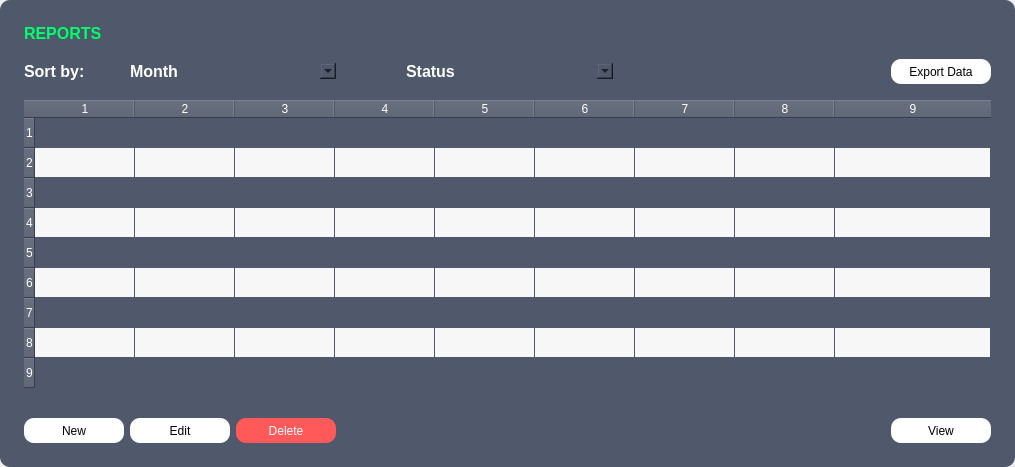
      <widget class="QWidget" name="pageReports">
       <property name="sizePolicy">
        <sizepolicy hsizetype="MinimumExpanding" vsizetype="MinimumExpanding">
         <horstretch>0</horstretch>
         <verstretch>0</verstretch>
        </sizepolicy>
       </property>
       <layout class="QGridLayout" name="gridLayout_7">
        <property name="leftMargin">
         <number>0</number>
        </property>
        <property name="topMargin">
         <number>0</number>
        </property>
        <property name="rightMargin">
         <number>0</number>
        </property>
        <property name="bottomMargin">
         <number>0</number>
        </property>
        <property name="spacing">
         <number>0</number>
        </property>
        <item row="0" column="0">
         <widget class="QFrame" name="frameReportsBackground">
          <property name="sizePolicy">
           <sizepolicy hsizetype="MinimumExpanding" vsizetype="MinimumExpanding">
            <horstretch>0</horstretch>
            <verstretch>0</verstretch>
           </sizepolicy>
          </property>
          <property name="accessibleDescription">
           <string>backgroundFrame</string>
          </property>
          <property name="styleSheet">
           <string notr="true">background-color: rgb(80,88,107);
border-radius: 10px;</string>
          </property>
          <property name="frameShape">
           <enum>QFrame::StyledPanel</enum>
          </property>
          <property name="frameShadow">
           <enum>QFrame::Raised</enum>
          </property>
          <layout class="QGridLayout" name="gridLayout_14">
           <property name="leftMargin">
            <number>24</number>
           </property>
           <property name="topMargin">
            <number>24</number>
           </property>
           <property name="rightMargin">
            <number>24</number>
           </property>
           <property name="bottomMargin">
            <number>24</number>
           </property>
           <property name="verticalSpacing">
            <number>16</number>
           </property>
           <item row="1" column="12">
            <widget class="QPushButton" name="pushButtonExportData">
             <property name="sizePolicy">
              <sizepolicy hsizetype="Fixed" vsizetype="Fixed">
               <horstretch>0</horstretch>
               <verstretch>0</verstretch>
              </sizepolicy>
             </property>
             <property name="minimumSize">
              <size>
               <width>100</width>
               <height>25</height>
              </size>
             </property>
             <property name="cursor">
              <cursorShape>PointingHandCursor</cursorShape>
             </property>
             <property name="accessibleDescription">
              <string>neutralButton</string>
             </property>
             <property name="autoFillBackground">
              <bool>false</bool>
             </property>
             <property name="styleSheet">
              <string notr="true">background-color: rgb(255, 255, 255);
color: rgb(0, 0, 0);</string>
             </property>
             <property name="text">
              <string>Export Data</string>
             </property>
             <property name="default">
              <bool>false</bool>
             </property>
             <property name="flat">
              <bool>false</bool>
             </property>
            </widget>
           </item>
           <item row="1" column="9">
            <spacer name="horizontalSpacer_5">
             <property name="orientation">
              <enum>Qt::Horizontal</enum>
             </property>
             <property name="sizeType">
              <enum>QSizePolicy::Maximum</enum>
             </property>
             <property name="sizeHint" stdset="0">
              <size>
               <width>40</width>
               <height>20</height>
              </size>
             </property>
            </spacer>
           </item>
           <item row="3" column="2">
            <widget class="QPushButton" name="pushButtonDelete">
             <property name="sizePolicy">
              <sizepolicy hsizetype="Fixed" vsizetype="Fixed">
               <horstretch>0</horstretch>
               <verstretch>0</verstretch>
              </sizepolicy>
             </property>
             <property name="minimumSize">
              <size>
               <width>100</width>
               <height>25</height>
              </size>
             </property>
             <property name="cursor">
              <cursorShape>PointingHandCursor</cursorShape>
             </property>
             <property name="accessibleDescription">
              <string>dangerButton</string>
             </property>
             <property name="autoFillBackground">
              <bool>false</bool>
             </property>
             <property name="styleSheet">
              <string notr="true">background-color: rgb(255, 89, 89);
color: rgb(255, 255, 255);</string>
             </property>
             <property name="text">
              <string>Delete</string>
             </property>
             <property name="default">
              <bool>false</bool>
             </property>
             <property name="flat">
              <bool>false</bool>
             </property>
            </widget>
           </item>
           <item row="1" column="2">
            <widget class="QComboBox" name="comboBoxMonth">
             <property name="sizePolicy">
              <sizepolicy hsizetype="Fixed" vsizetype="Fixed">
               <horstretch>0</horstretch>
               <verstretch>0</verstretch>
              </sizepolicy>
             </property>
             <property name="minimumSize">
              <size>
               <width>100</width>
               <height>0</height>
              </size>
             </property>
             <property name="sizeAdjustPolicy">
              <enum>QComboBox::AdjustToContents</enum>
             </property>
             <property name="frame">
              <bool>false</bool>
             </property>
            </widget>
           </item>
           <item row="1" column="10">
            <widget class="QComboBox" name="comboBoxStatus">
             <property name="sizePolicy">
              <sizepolicy hsizetype="Fixed" vsizetype="Fixed">
               <horstretch>0</horstretch>
               <verstretch>0</verstretch>
              </sizepolicy>
             </property>
             <property name="minimumSize">
              <size>
               <width>100</width>
               <height>0</height>
              </size>
             </property>
             <property name="sizeAdjustPolicy">
              <enum>QComboBox::AdjustToContents</enum>
             </property>
             <property name="frame">
              <bool>false</bool>
             </property>
            </widget>
           </item>
           <item row="1" column="1">
            <widget class="QLabel" name="labelMonth">
             <property name="sizePolicy">
              <sizepolicy hsizetype="Fixed" vsizetype="Fixed">
               <horstretch>0</horstretch>
               <verstretch>0</verstretch>
              </sizepolicy>
             </property>
             <property name="font">
              <font>
               <family>Segoe UI</family>
               <pointsize>12</pointsize>
               <weight>75</weight>
               <bold>true</bold>
              </font>
             </property>
             <property name="cursor">
              <cursorShape>ArrowCursor</cursorShape>
             </property>
             <property name="accessibleDescription">
              <string>normalLabel</string>
             </property>
             <property name="styleSheet">
              <string notr="true">color: rgb(255, 255, 255);</string>
             </property>
             <property name="text">
              <string>Month</string>
             </property>
             <property name="scaledContents">
              <bool>true</bool>
             </property>
             <property name="openExternalLinks">
              <bool>false</bool>
             </property>
             <property name="textInteractionFlags">
              <set>Qt::LinksAccessibleByMouse</set>
             </property>
            </widget>
           </item>
           <item row="1" column="0">
            <widget class="QLabel" name="labelMonth_2">
             <property name="sizePolicy">
              <sizepolicy hsizetype="Fixed" vsizetype="Fixed">
               <horstretch>0</horstretch>
               <verstretch>0</verstretch>
              </sizepolicy>
             </property>
             <property name="font">
              <font>
               <family>Segoe UI</family>
               <pointsize>12</pointsize>
               <weight>75</weight>
               <bold>true</bold>
              </font>
             </property>
             <property name="cursor">
              <cursorShape>ArrowCursor</cursorShape>
             </property>
             <property name="accessibleDescription">
              <string>normalLabel</string>
             </property>
             <property name="styleSheet">
              <string notr="true">color: rgb(255, 255, 255);</string>
             </property>
             <property name="text">
              <string>Sort by:</string>
             </property>
             <property name="scaledContents">
              <bool>true</bool>
             </property>
             <property name="openExternalLinks">
              <bool>false</bool>
             </property>
             <property name="textInteractionFlags">
              <set>Qt::LinksAccessibleByMouse</set>
             </property>
            </widget>
           </item>
           <item row="1" column="7">
            <widget class="QLabel" name="labelMonth_3">
             <property name="sizePolicy">
              <sizepolicy hsizetype="Fixed" vsizetype="Fixed">
               <horstretch>0</horstretch>
               <verstretch>0</verstretch>
              </sizepolicy>
             </property>
             <property name="font">
              <font>
               <family>Segoe UI</family>
               <pointsize>12</pointsize>
               <weight>75</weight>
               <bold>true</bold>
              </font>
             </property>
             <property name="cursor">
              <cursorShape>ArrowCursor</cursorShape>
             </property>
             <property name="accessibleDescription">
              <string>normalLabel</string>
             </property>
             <property name="styleSheet">
              <string notr="true">color: rgb(255, 255, 255);</string>
             </property>
             <property name="text">
              <string>Status</string>
             </property>
             <property name="scaledContents">
              <bool>true</bool>
             </property>
             <property name="openExternalLinks">
              <bool>false</bool>
             </property>
             <property name="textInteractionFlags">
              <set>Qt::LinksAccessibleByMouse</set>
             </property>
            </widget>
           </item>
           <item row="1" column="6">
            <spacer name="horizontalSpacer_4">
             <property name="orientation">
              <enum>Qt::Horizontal</enum>
             </property>
             <property name="sizeType">
              <enum>QSizePolicy::Fixed</enum>
             </property>
             <property name="sizeHint" stdset="0">
              <size>
               <width>40</width>
               <height>20</height>
              </size>
             </property>
            </spacer>
           </item>
           <item row="3" column="1">
            <widget class="QPushButton" name="pushButtonEditReports">
             <property name="sizePolicy">
              <sizepolicy hsizetype="Fixed" vsizetype="Fixed">
               <horstretch>0</horstretch>
               <verstretch>0</verstretch>
              </sizepolicy>
             </property>
             <property name="minimumSize">
              <size>
               <width>100</width>
               <height>25</height>
              </size>
             </property>
             <property name="cursor">
              <cursorShape>PointingHandCursor</cursorShape>
             </property>
             <property name="accessibleDescription">
              <string>neutralButton</string>
             </property>
             <property name="autoFillBackground">
              <bool>false</bool>
             </property>
             <property name="styleSheet">
              <string notr="true">background-color: rgb(255, 255, 255);
</string>
             </property>
             <property name="text">
              <string>Edit</string>
             </property>
             <property name="default">
              <bool>false</bool>
             </property>
             <property name="flat">
              <bool>false</bool>
             </property>
            </widget>
           </item>
           <item row="1" column="11">
            <spacer name="horizontalSpacer_3">
             <property name="orientation">
              <enum>Qt::Horizontal</enum>
             </property>
             <property name="sizeHint" stdset="0">
              <size>
               <width>40</width>
               <height>20</height>
              </size>
             </property>
            </spacer>
           </item>
           <item row="3" column="0">
            <widget class="QPushButton" name="pushButtonNew">
             <property name="sizePolicy">
              <sizepolicy hsizetype="Fixed" vsizetype="Fixed">
               <horstretch>0</horstretch>
               <verstretch>0</verstretch>
              </sizepolicy>
             </property>
             <property name="minimumSize">
              <size>
               <width>100</width>
               <height>25</height>
              </size>
             </property>
             <property name="cursor">
              <cursorShape>PointingHandCursor</cursorShape>
             </property>
             <property name="accessibleDescription">
              <string>neutralButton</string>
             </property>
             <property name="autoFillBackground">
              <bool>false</bool>
             </property>
             <property name="styleSheet">
              <string notr="true">background-color: rgb(255, 255, 255);
color: rgb(0, 0, 0);</string>
             </property>
             <property name="text">
              <string>New</string>
             </property>
             <property name="default">
              <bool>false</bool>
             </property>
             <property name="flat">
              <bool>false</bool>
             </property>
            </widget>
           </item>
           <item row="0" column="0">
            <widget class="QLabel" name="labeReports">
             <property name="font">
              <font>
               <family>Segoe UI</family>
               <pointsize>12</pointsize>
               <weight>75</weight>
               <bold>true</bold>
              </font>
             </property>
             <property name="cursor">
              <cursorShape>ArrowCursor</cursorShape>
             </property>
             <property name="accessibleDescription">
              <string>titleLabel</string>
             </property>
             <property name="styleSheet">
              <string notr="true">
	color: rgb(0, 255, 108);</string>
             </property>
             <property name="text">
              <string>REPORTS</string>
             </property>
             <property name="scaledContents">
              <bool>true</bool>
             </property>
             <property name="openExternalLinks">
              <bool>false</bool>
             </property>
             <property name="textInteractionFlags">
              <set>Qt::LinksAccessibleByMouse</set>
             </property>
            </widget>
           </item>
           <item row="3" column="12">
            <widget class="QPushButton" name="pushButtonReportsView">
             <property name="sizePolicy">
              <sizepolicy hsizetype="Fixed" vsizetype="Fixed">
               <horstretch>0</horstretch>
               <verstretch>0</verstretch>
              </sizepolicy>
             </property>
             <property name="minimumSize">
              <size>
               <width>100</width>
               <height>25</height>
              </size>
             </property>
             <property name="cursor">
              <cursorShape>PointingHandCursor</cursorShape>
             </property>
             <property name="accessibleDescription">
              <string>neutralButton</string>
             </property>
             <property name="autoFillBackground">
              <bool>false</bool>
             </property>
             <property name="styleSheet">
              <string notr="true">background-color: rgb(255, 255, 255);
color: rgb(0, 0, 0);</string>
             </property>
             <property name="text">
              <string>View</string>
             </property>
             <property name="default">
              <bool>false</bool>
             </property>
             <property name="flat">
              <bool>false</bool>
             </property>
            </widget>
           </item>
           <item row="2" column="0" colspan="13">
            <widget class="QTableWidget" name="tableWidgetReports">
             <property name="sizePolicy">
              <sizepolicy hsizetype="MinimumExpanding" vsizetype="MinimumExpanding">
               <horstretch>0</horstretch>
               <verstretch>0</verstretch>
              </sizepolicy>
             </property>
             <property name="font">
              <font>
               <pointsize>11</pointsize>
              </font>
             </property>
             <property name="styleSheet">
              <string notr="true">background-color: rgb(80,88,107);
color: rgb(255,255,255);</string>
             </property>
             <property name="frameShadow">
              <enum>QFrame::Plain</enum>
             </property>
             <property name="lineWidth">
              <number>1</number>
             </property>
             <property name="horizontalScrollBarPolicy">
              <enum>Qt::ScrollBarAsNeeded</enum>
             </property>
             <property name="sizeAdjustPolicy">
              <enum>QAbstractScrollArea::AdjustToContents</enum>
             </property>
             <property name="autoScroll">
              <bool>true</bool>
             </property>
             <property name="editTriggers">
              <set>QAbstractItemView::NoEditTriggers</set>
             </property>
             <property name="alternatingRowColors">
              <bool>true</bool>
             </property>
             <property name="selectionMode">
              <enum>QAbstractItemView::SingleSelection</enum>
             </property>
             <property name="selectionBehavior">
              <enum>QAbstractItemView::SelectRows</enum>
             </property>
             <property name="textElideMode">
              <enum>Qt::ElideLeft</enum>
             </property>
             <property name="horizontalScrollMode">
              <enum>QAbstractItemView::ScrollPerPixel</enum>
             </property>
             <property name="showGrid">
              <bool>true</bool>
             </property>
             <property name="gridStyle">
              <enum>Qt::NoPen</enum>
             </property>
             <property name="sortingEnabled">
              <bool>true</bool>
             </property>
             <property name="cornerButtonEnabled">
              <bool>false</bool>
             </property>
             <property name="rowCount">
              <number>9</number>
             </property>
             <property name="columnCount">
              <number>9</number>
             </property>
             <attribute name="horizontalHeaderStretchLastSection">
              <bool>true</bool>
             </attribute>
             <attribute name="verticalHeaderStretchLastSection">
              <bool>false</bool>
             </attribute>
             <row/>
             <row/>
             <row/>
             <row/>
             <row/>
             <row/>
             <row/>
             <row/>
             <row/>
             <column/>
             <column/>
             <column/>
             <column/>
             <column/>
             <column/>
             <column/>
             <column/>
             <column/>
            </widget>
           </item>
          </layout>
         </widget>
        </item>
       </layout>
      </widget>
